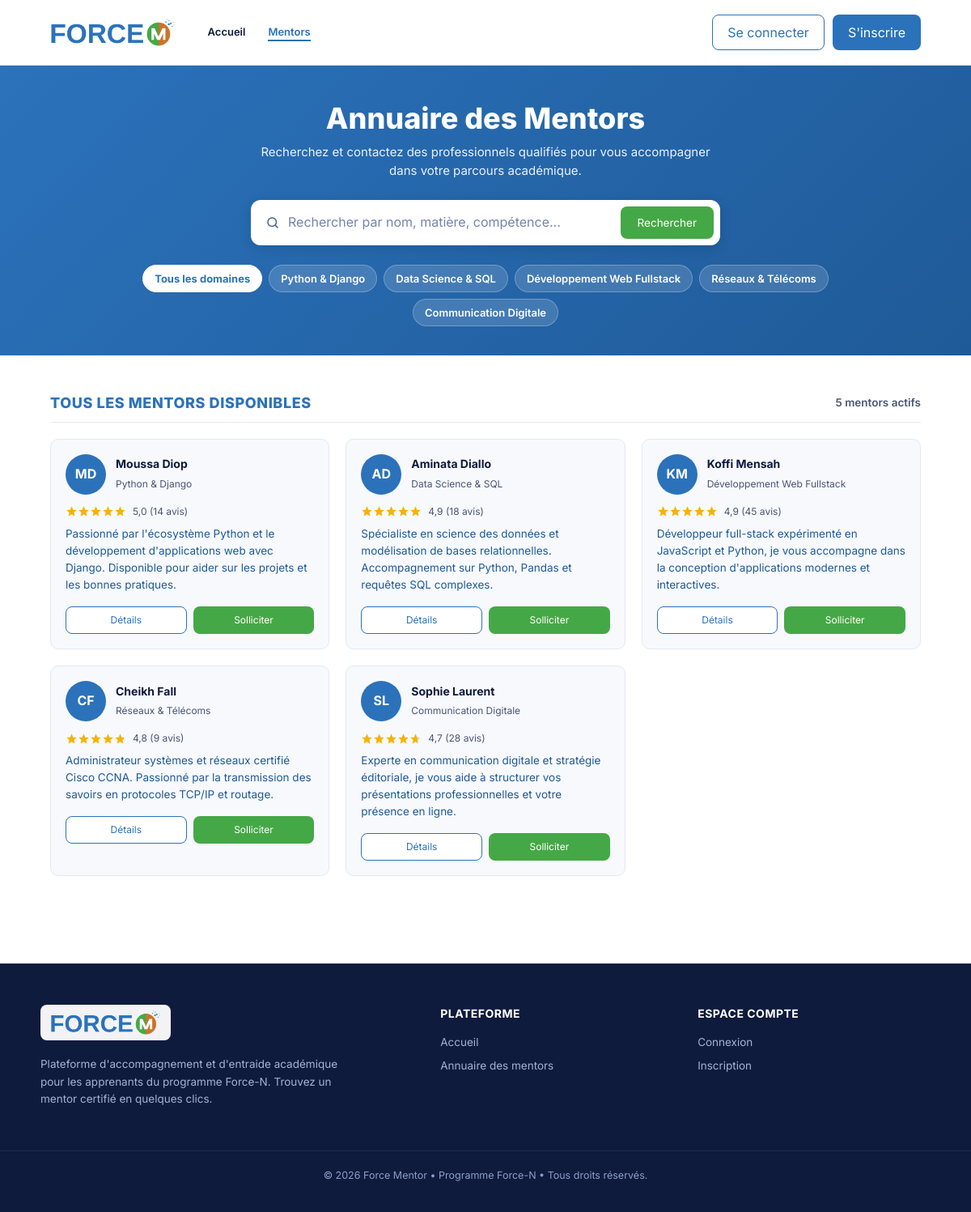
/mentors/, run on the app's committed database.
### mentors/models.py (models this page shows, shortened)
class Mentor(models.Model):
    nom = models.CharField(max_length=120)
    domaine = models.CharField(max_length=120)
    bio = models.TextField()
    photo = models.ImageField(upload_to="mentors/", blank=True)
    note = models.DecimalField(max_digits=2, decimal_places=1, default=5.0)
    nb_avis = models.PositiveIntegerField(default=0)
    actif = models.BooleanField(default=True)
    class Meta:
        ordering = ["-note", "nom"]
    @property
    def initiales(self):
        return "".join(p[0] for p in self.nom.split()[:2]).upper()
    @property
    def profile(self):
        from accounts.models import Profile
        parts = self.nom.split(maxsplit=1)
        if len(parts) == 2:
            p = Profile.objects.filter(user__first_name__iexact=parts[0], user__last_name__iexact=parts[1]).first()
            if p:
                return p
        if parts:
            p = Profile.objects.filter(user__first_name__icontains=parts[0]).first()
            if p:
                return p
        return Profile.objects.filter(role__in=['MENTOR', 'LES_DEUX']).first()

### mentors/views.py (the view)
# urls.py: path('mentors/', mentor_views.mentor_list, name='mentor_list'),
def mentor_list(request):
    q = request.GET.get("q", "").strip()
    domaine_filter = request.GET.get("domaine", "").strip()
    mentors = Mentor.objects.filter(actif=True)
    if q:
        mentors = mentors.filter(
            Q(nom__icontains=q) | Q(domaine__icontains=q) | Q(bio__icontains=q)
        )
    if domaine_filter:
        mentors = mentors.filter(domaine__iexact=domaine_filter)
    domaines = Mentor.objects.filter(actif=True).values_list("domaine", flat=True).distinct()
    return render(request, "mentors/list.html", {
        "mentors": mentors,
        "q": q,
        "domaine_filter": domaine_filter,
        "domaines": domaines,
        "total_count": mentors.count(),
    })

### templates/mentors/list.html (shortened to what this page needs)
{% extends "base.html" %}
{% block content %}
<div class="list-hero">
  <div class="container text-center">
    <h1 class="list-hero__title">Annuaire des Mentors</h1>
    <p class="list-hero__sub">Recherchez et contactez des professionnels qualifiés pour vous accompagner dans votre parcours académique.</p>
    <form class="search list-search" method="get" action="{% url 'mentors:list' %}">
      <svg class="search__icon" width="18" height="18" viewBox="0 0 24 24" fill="none" stroke="currentColor" stroke-width="2" stroke-linecap="round"><circle cx="11" cy="11" r="7"/><path d="m20 20-3.5-3.5"/></svg>
      <input type="text" name="q" placeholder="Rechercher par nom, matière, compétence..." value="{{ q|default:'' }}">
      <button type="submit" class="btn btn--green">Rechercher</button>
    </form>
    <div class="domain-filters">
      <a href="{% url 'mentors:list' %}" class="filter-chip {% if not domaine_filter %}filter-chip--active{% endif %}">
        Tous les domaines
      </a>
      {% for dom in domaines %}
        <a href="{% url 'mentors:list' %}?domaine={{ dom|urlencode }}{% if q %}&q={{ q|urlencode }}{% endif %}" class="filter-chip {% if domaine_filter == dom %}filter-chip--active{% endif %}">
          {{ dom }}
        </a>
      {% endfor %}
    </div>
  </div>
</div>
<section class="section">
  <div class="container">
    <div class="list-meta">
      <h2 class="section__title" style="text-align: left; margin: 0; font-size: 18px;">
        {% if q or domaine_filter %}
          Résultats de recherche
        {% else %}
          Tous les mentors disponibles
        {% endif %}
      </h2>
      <span class="list-meta__count">{{ total_count }} mentor{{ total_count|pluralize }} actif{{ total_count|pluralize }}</span>
    </div>
    <div class="mentors">
      {% for mentor in mentors %}
        {% include "mentors/partials/_mentor_card.html" %}
      {% endfor %}
    </div>
  </div>
</section>
{% endblock %}

### templates/mentors/partials/_mentor_card.html
<article class="mentor">
  <div class="mentor__head">
    {% if mentor.photo %}
      <img class="avatar" src="{{ mentor.photo.url }}" alt="{{ mentor.nom }}">
    {% else %}
      <span class="avatar avatar--initials">{{ mentor.initiales }}</span>
    {% endif %}
    <div>
      <strong>{{ mentor.nom }}</strong>
      <small>{{ mentor.domaine }}</small>
    </div>
  </div>
  <div class="rating">
    <span class="stars" style="--rating: {{ mentor.note|stringformat:'.1f' }}" aria-label="Note {{ mentor.note }} sur 5"></span>
    <span>{{ mentor.note }} ({{ mentor.nb_avis }} avis)</span>
  </div>
  <p>{{ mentor.bio }}</p>
  <div class="mentor__actions" style="margin-top: 14px; display: flex; gap: 8px;">
    {% if mentor.profile %}
      <a href="{% url 'mentor_detail' mentor.profile.id %}" class="btn btn--outline" style="flex: 1; justify-content: center; font-size: 12px; padding: 7px 10px;">Détails</a>
      <a href="{% url 'create_request' mentor.profile.id %}" class="btn btn--green" style="flex: 1; justify-content: center; font-size: 12px; padding: 7px 10px;">Solliciter</a>
    {% else %}
      <a href="{% url 'mentors:list' %}?q={{ mentor.nom }}" class="btn btn--outline" style="width: 100%; justify-content: center; font-size: 12px;">En savoir plus</a>
    {% endif %}
  </div>
</article>

### static/css/style.css (style rules this page uses)
:root { --blue:#2b72bb; --blue-dark:#1f5a98; --green:#45a846; --ink:#0f1b3d; --muted:#4b5675; --line:#e3e8f2; --bg:#f7f9fd; --star:#f5b301;--orange:#cb732b; }
* { box-sizing:border-box;margin:0;padding:0 }
body { font-family:"Inter","Segoe UI",Arial,sans-serif;color:var(--ink);background:#fff;line-height:1.55 }
a { color:inherit;text-decoration:none }
.container { width:min(1100px,92%);margin-inline:auto }
.btn { display:inline-flex;align-items:center;gap:6px;border:1.5px solid transparent;border-radius:8px;padding:9px 18px;font:600 13px inherit;font-family:inherit;cursor:pointer }
.btn--outline { border-color:var(--blue);color:var(--blue);background:#fff }
.btn--green { background:var(--green);color:#fff }
.search { display:flex;align-items:center;gap:10px;background:#fff;border-radius:12px;padding:8px 8px 8px 18px;color:#5a6a95;max-width:580px;height:56px }
.search__icon { flex:none;color:#4a5f93 }
.search input { flex:1;border:0;outline:0;font:500 13.5px inherit;font-family:inherit;color:var(--ink);background:transparent;min-width:0 }
.search input::placeholder { color:#7384ad }
.search .btn--green { height:40px;padding:0 20px;border-radius:8px;font-size:13.5px }
.section { padding:48px 0 }
.section__title { text-align:center;font-size:20px;font-weight:800;letter-spacing:.6px;text-transform:uppercase;color:var(--blue) }
.mentors { display:grid;grid-template-columns:repeat(3,1fr);gap:20px }
.mentor { background:var(--bg);border:1px solid var(--line);border-radius:10px;padding:18px }
.mentor__head { display:flex;align-items:center;gap:12px }
.mentor__head strong { display:block;font-size:14px }
.mentor__head small { color:var(--muted);font-size:12px }
.avatar { width:50px;height:50px;border-radius:50%;object-fit:cover;flex:none }
.avatar--initials { display:grid;place-items:center;background:var(--blue);color:#fff;font-weight:700 }
.rating { display:flex;align-items:center;gap:8px;margin:12px 0 8px;font-size:12px;color:var(--muted) }
.stars { --size:15px;display:inline-block;width:calc(var(--size)*5);height:var(--size); background:linear-gradient(90deg,var(--star) calc(var(--rating)/5*100%),#d4d9e6 0); }
.mentor p { font-size:13.5px;color:var(--blue-dark) }
:root { --cnib-blue-navy: #061539; --cnib-blue-dark: #064fc0; --cnib-blue-primary: #0056ee; --cnib-blue-rgba-30: rgba(0, 86, 238, 0.3); --cnib-blue-rgba-20: rgba(0, 86, 238, 0.2); --cnib-blue-rgba-15: rgba(0, 86, 238, 0.15); --cnib-blue-rgba-10: rgba(0, 86, 238, 0.08); --cnib-blue-subtle: rgba(0, 86, 238, 0.04); --cnib-dark: #0f172a; --cnib-muted: #64748b; --cnib-border: rgba(0, 86, 238, 0.2); --cnib-gradient-overlay: linear-gradient(135deg, #061539 0%, #064fc0 50%, #0056ee 100%); --cnib-gradient-btn: linear-gradient(135deg, #064fc0 0%, #0056ee 100%); }
.list-hero { background: linear-gradient(135deg, var(--blue) 0%, var(--blue-dark) 100%); color: #fff; padding: 44px 0 36px; }
.list-hero__title { font-size: clamp(26px, 3.2vw, 36px); font-weight: 800; margin-bottom: 8px; }
.list-hero__sub { color: #eaf1ff; font-size: 15px; max-width: 580px; margin: 0 auto 24px; }
.list-search { margin: 0 auto 24px; box-shadow: 0 4px 16px rgba(0,0,0,0.12); }
.domain-filters { display: flex; gap: 8px; flex-wrap: wrap; justify-content: center; max-width: 860px; margin: 0 auto; }
.filter-chip { background: rgba(255, 255, 255, 0.15); color: #fff; border: 1px solid rgba(255, 255, 255, 0.25); border-radius: 20px; padding: 6px 14px; font-size: 13px; font-weight: 600; transition: all 0.15s ease; backdrop-filter: blur(4px); }
.filter-chip--active { background: #fff; color: var(--blue) !important; font-weight: 700; border-color: #fff; }
.list-meta { display: flex; justify-content: space-between; align-items: center; margin-bottom: 20px; border-bottom: 1px solid var(--line); padding-bottom: 12px; }
.list-meta__count { font-size: 13.5px; font-weight: 600; color: var(--muted); }

### data on the page
Mentor: initiales "MD", nom "Moussa Diop", domaine "Python & Django", note "5,0", nb_avis "14", bio "Passionné par l'écosystème Python et le développement d'applications web avec Django. Disponible pour aider sur les projets et les bonnes pratiques.", shows "Détails"
Mentor: initiales "AD", nom "Aminata Diallo", domaine "Data Science & SQL", note "4,9", nb_avis "18", bio "Spécialiste en science des données et modélisation de bases relationnelles. Accompagnement sur Python, Pandas et requêtes SQL complexes.", shows "Détails"
Mentor: initiales "KM", nom "Koffi Mensah", domaine "Développement Web Fullstack", note "4,9", nb_avis "45", bio "Développeur full-stack expérimenté en JavaScript et Python, je vous accompagne dans la conception d'applications modernes et interactives.", shows "Détails"
Mentor: initiales "CF", nom "Cheikh Fall", domaine "Réseaux & Télécoms", note "4,8", nb_avis "9", bio "Administrateur systèmes et réseaux certifié Cisco CCNA. Passionné par la transmission des savoirs en protocoles TCP/IP et routage.", shows "Détails"
Mentor: initiales "SL", nom "Sophie Laurent", domaine "Communication Digitale", note "4,7", nb_avis "28", bio "Experte en communication digitale et stratégie éditoriale, je vous aide à structurer vos présentations professionnelles et votre présence en ligne.", shows "Détails"

### other printed values
{{ dom }} "Python & Django" "Data Science & SQL" "Développement Web Fullstack" "Réseaux & Télécoms" "Communication Digitale"
{{ total_count }} "5"
